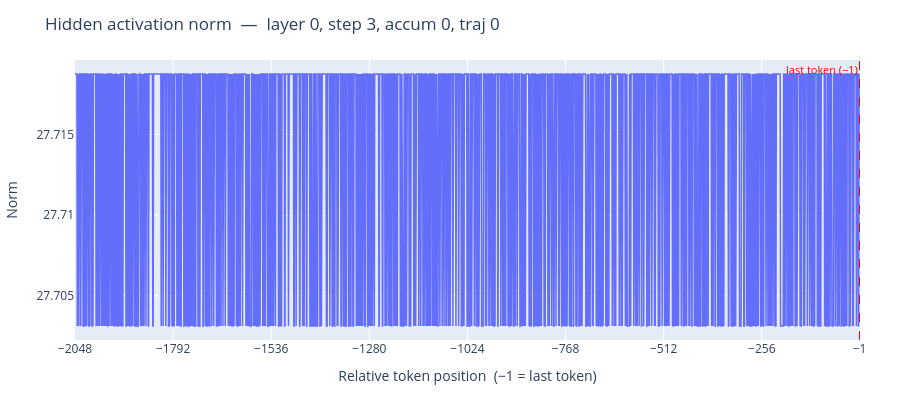

The code cell stored with this chart in its notebook:
### Markdown cell above
## Activation norms  (`hidden_act_norm`)

### Code cell
plot_single(v_act, global_step=3, accum_idx=0, traj_idx=0, layer=0,
            title='Hidden activation norm').show()

### Figure 1 — Plotly figure (JSON) as saved in the notebook; plotly's stock layout.template omitted (floating-point values rounded to 4 significant figures; data arrays with more than 128 entries replaced by an {"elided": "..."} marker saying what was removed)
{"data": [{"hovertemplate": "pos: %{x}<br>norm: %{y:.4f}<extra></extra>", "line": {"width": 1.5}, "mode": "lines", "showlegend": false, "type": "scatter", "x": {"elided": "2048 int values"}, "y": {"elided": "2048 float values"}}], "layout": {"annotations": [{"font": {"color": "red", "size": 11}, "showarrow": false, "text": "last token (−1)", "x": -1, "xanchor": "right", "xref": "x", "y": 1, "yanchor": "top", "yref": "y domain"}], "height": 400, "margin": {"b": 60, "l": 60, "r": 40, "t": 60}, "shapes": [{"line": {"color": "red", "dash": "dash", "width": 1}, "type": "line", "x0": -1, "x1": -1, "xref": "x", "y0": 0, "y1": 1, "yref": "y domain"}], "title": {"text": "Hidden activation norm  —  layer 0, step 3, accum 0, traj 0"}, "xaxis": {"tickmode": "array", "tickvals": [-2048, -1792, -1536, -1280, -1024, -768, -512, -256, -1], "title": {"text": "Relative token position  (−1 = last token)"}}, "yaxis": {"title": {"text": "Norm"}}}}
